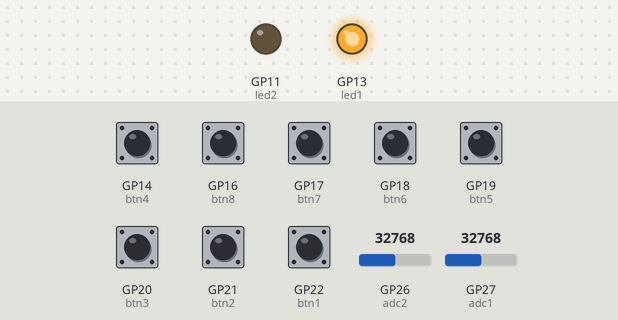
A program run on a simulated Raspberry Pi Pico running CircuitPython. Shown: output pins drawn as LEDs (lit = HIGH). The test bench sets the inputs (shaded band); at power-on: GP14 (btn4), GP16 (btn8), GP17 (btn7), GP18 (btn6), GP19 (btn5), GP20 (btn3), GP21 (btn2), GP22 (btn1) LOW, GP26 (adc2) = 32768, GP27 (adc1) = 32768 (analog values on the 0–65535 scale). USB keyboard and mouse output is not drawn; what the program prints to the serial console is not drawn.

Above: at 1.2 s.
1.3 s: GP14 (btn4) pulled HIGH for 0.15 s
At 1.44 s:
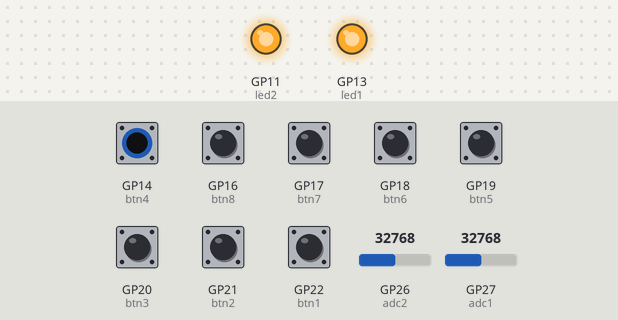
Timing chart, 0 to 4.3 s (numbered marks = the images above; inputs shaded):
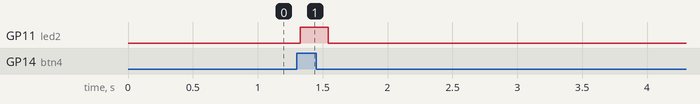

Measured:
- after the input at 1.3 s, GP11 (led2): LOW → HIGH at once, → LOW 0.22 s later

The program:

main.py
```python
import time
import gamepad
import math
import board
import digitalio
from digitalio import DigitalInOut, Direction, Pull
import analogio
import usb_hid
from adafruit_hid.keyboard import Keyboard
from adafruit_hid.keycode import Keycode
#imported all the libraries we are going to use

keyboard = Keyboard(usb_hid.devices) #Connected to the pc as a keyboard. Now the pc detects that a keyboard is attached.
# test1
btn1 = digitalio.DigitalInOut(board.GP22) #btn1 is initialized, i.e. it has given a variable name and told the pico where to find the button via GPIO(22 in this case)
btn1.direction = digitalio.Direction.INPUT #it is stating that the button is input only which helps the pico understand that it is a button or switch that gives one of two values - 0 and 1
btn1.pull = Pull.DOWN #the button is pulled down via code so that it doesn't debounce, i.e. act like it is pressed multiple times when it is actually pressed only ones
btn2 = digitalio.DigitalInOut(board.GP21) #and the same is done for the rest of the buttons
btn2.direction = digitalio.Direction.INPUT
btn2.pull = Pull.DOWN
btn3 = digitalio.DigitalInOut(board.GP20)
btn3.direction = digitalio.Direction.INPUT
btn3.pull = Pull.DOWN
btn4 = digitalio.DigitalInOut(board.GP14)
btn4.direction = digitalio.Direction.INPUT
btn4.pull = Pull.DOWN
btn5 = digitalio.DigitalInOut(board.GP19)
btn5.direction = digitalio.Direction.INPUT
btn5.pull = Pull.DOWN
btn6 = digitalio.DigitalInOut(board.GP18)
btn6.direction = digitalio.Direction.INPUT
btn6.pull = Pull.DOWN
btn7 = digitalio.DigitalInOut(board.GP17)
btn7.direction = digitalio.Direction.INPUT
btn7.pull = Pull.DOWN
btn8 = digitalio.DigitalInOut(board.GP16)
btn8.direction = digitalio.Direction.INPUT
btn8.pull = Pull.DOWN


button1 = 1 << 0 #the buttons are configured for the gamepad
button2 = 1 << 1 #0 states that the first input in the gamepad is the first button and so on
button3 = 1 << 2
button4 = 1 << 3
button5 = 1 << 4
button6 = 1 << 5
button7 = 1 << 6
button8 = 1 << 7

pad = gamepad.GamePad( #Gamepad is initialized
    btn1, # buttons are given in a order here you can swap button variable names if you connect say the third button to the pin of the fourth one
    btn2,
    btn3,
    btn4,
    btn5,
    btn6,
    btn7,
    btn8,
)
adc1 = analogio.AnalogIn(board.GP27) #one of the two potentiometers is initialized and is pointed to GP27
adc2 = analogio.AnalogIn(board.GP26) #PS potentiometers and other analogio only works on the pins GP26, GP27 and GP28
led1 = digitalio.DigitalInOut(board.GP13) #the power led is initialized and is pointed to GP12
led1.direction = digitalio.Direction.OUTPUT #it is stated that the led is output device for the pico
led1.value = True #the led is turned on, this is a power led it indicates that the code on pico is running

led2 = digitalio.DigitalInOut(board.GP11)
led2.direction = digitalio.Direction.OUTPUT
led2.value = False #indicator led is turned off as if a program is stopped when it was on, then it wouldn't turn off until a button is pressed

last_monotonic_time = -1 #this is supposed to be the value used to store last time
sleep_monotonic_time = 0.01 #this is the value between when the keys are pressed and released. it is 10 miliseconds (0.01 seconds)

keyboard.press(Keycode.F19, Keycode.Z) #it presses the keys f19 and z
now_start = time.monotonic() #it sets ongoing time as a variable
if now_start >= last_monotonic_time + sleep_monotonic_time: #checks if ongoing time is equal to last time + sleep time
    keyboard.release(Keycode.F19, Keycode.Z) #it releases the keys
    last_monotonic_time = now_start #it changes the value of last time to that of current ongoing time

while True:
    now = time.monotonic() #it sets ongoing time as a variable
    led2.value = False #it turns the led off.This is part of blink on key click. The led turns on when a key is pressed and is then turned off when the loop is rerun
    buttons = pad.get_pressed() #activates the gamepad
    if buttons & button1: #it detects if the first button is pressed
        led2.value = True #it turns the led off.This is part of blink on key click. The led turns on when a key is pressed and is then turned off when the loop is rerun
        keyboard.press(Keycode.F19, Keycode.A) #it presses the keys f19 and a
        if now >= last_monotonic_time + sleep_monotonic_time: #checks if ongoing time is equal to last time + sleep time
            keyboard.release(Keycode.F19, Keycode.A) #it releases the keys
            last_monotonic_time = now #it changes the value of last time to that of current ongoing time
    elif buttons & button2: #the same thing is done for the rest of the keys
        led2.value = True
        keyboard.press(Keycode.F19, Keycode.B)
        if now >= last_monotonic_time + sleep_monotonic_time:
            keyboard.release(Keycode.F19, Keycode.B)
            last_monotonic_time = now
    elif buttons & button3:
        led2.value = True
        keyboard.press(Keycode.F19, Keycode.C)
        if now >= last_monotonic_time + sleep_monotonic_time:
            keyboard.release(Keycode.F19, Keycode.C)
            last_monotonic_time = now
    elif buttons & button4:
        led2.value = True
        keyboard.press(Keycode.F19, Keycode.D)
        if now >= last_monotonic_time + sleep_monotonic_time:
            keyboard.release(Keycode.F19, Keycode.D)
            last_monotonic_time = now
    elif buttons & button5:
        led2.value = True
        keyboard.press(Keycode.F19, Keycode.E)
        if now >= last_monotonic_time + sleep_monotonic_time:
            keyboard.release(Keycode.F19, Keycode.E)
            last_monotonic_time = now
    elif buttons & button6:
        led2.value = True
        keyboard.press(Keycode.F19, Keycode.F)
        if now >= last_monotonic_time + sleep_monotonic_time:
            keyboard.release(Keycode.F19, Keycode.F)
            last_monotonic_time = now
    elif buttons & button7:
        led2.value = True
        keyboard.press(Keycode.F19, Keycode.G)
        if now >= last_monotonic_time + sleep_monotonic_time:
            keyboard.release(Keycode.F19, Keycode.G)
            last_monotonic_time = now
    elif buttons & button8:
        led2.value = True
        keyboard.press(Keycode.F19, Keycode.H)
        if now >= last_monotonic_time + sleep_monotonic_time:
            keyboard.release(Keycode.F19, Keycode.H)
            last_monotonic_time = now
    time.sleep(0.05) #this is time between two runs of the main loop
    adc1_converted = math.floor(adc1.value / 64) #this converts the value of first potentiometer such that it is useable by deej
    adc2_converted = math.floor(adc2.value / 64) #this converts the value of second potentiometer such that it is useable by deej
    print(str(adc1_converted) + "|" + str(adc2_converted)) #this prints the values of both the potentiometers to the serial monitor which is then read by deej
    while buttons: #this is time for buttons to get clicked and also prevents debouncing of the keys
        buttons = pad.get_pressed()
        time.sleep(0.05)
```
